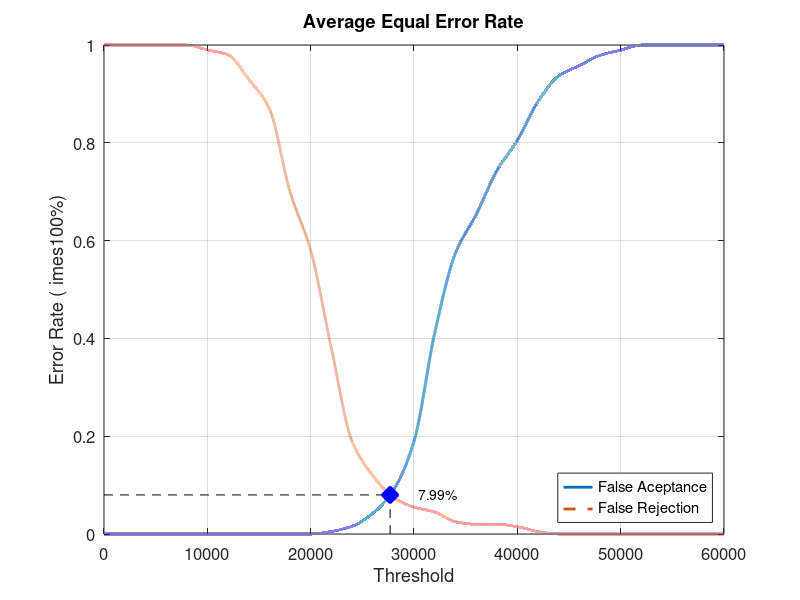
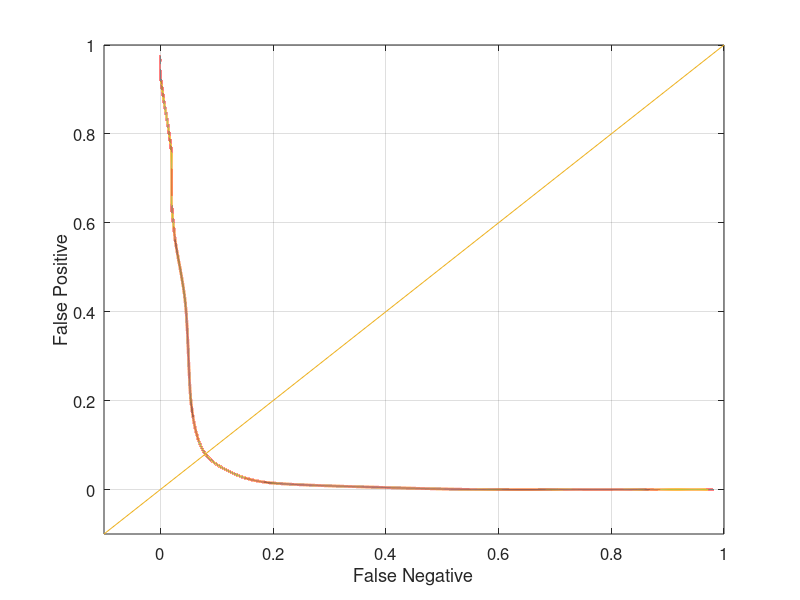

Recreate these plots in MATLAB, in order.
close all;
clear;
clc;
x = 0:2000:60000;
xq = 0:0.5:60000;

y0 = [0 0 0 0 0 0 0 0 0 0 0 0.00526316 0.0157895 0.0421053 0.0894737 0.189474 0.410526 0.573684 0.652632 0.742105 0.805263 0.884211 0.936842 0.957895 0.978947 0.989474 1 1 1 1 1]
yy0 = interp1(x, y0, xq, 'pchip');
y1 = [1 1 1 1 1 0.99 0.98 0.93 0.87 0.7 0.58 0.38 0.19 0.12 0.075 0.055 0.045 0.025 0.02 0.02 0.015 0.005 0 0 0 0 0 0 0 0 0]
yy1 = interp1(x, y1, xq, 'pchip');

% Calculating EER: 
y2 = abs(y0 - y1);
find(y2 == min(y2))
yy2 = abs(yy0 - yy1);
xEER = find(yy2 == min(yy2));
xEERIndex = xq(xEER) % X-axis EER
yEER = yy0(xEER) % Y-axis EER

main = figure
plot(xq, yy0,'-','LineWidth', 2);	hold on
plot(xq, yy1,'--','LineWidth', 2);	hold on
plot([xEERIndex xEERIndex], [0 yEER], 'k--');	hold on
plot([0 xEERIndex], [yEER yEER], 'k--');	hold on
plot(xEERIndex, yEER, 'bx', 'LineWidth', 10);	hold on
text(xEERIndex + 10 * xEERIndex / 100, yEER, [num2str(round((10000 * yEER)) / 100) '%'])
legend('False Aceptance', 'False Rejection', 'Location', 'SouthEast')
xlabel('Threshold')
ylabel('Error Rate (	imes100%)')
title('Average Equal Error Rate')
set(gca, 'FontSize', 12)
axis([0 60000 0 1])
grid on

print(main, 'Database5_4Main', '-dpng');
FNRxFPR = figure('Color', [1 1 1]);
plot(yy1, yy0, '-', yy1, yy0, 'LineWidth', 2);
hold on
y = -0.1:0.1:1
plot(y, y); 
set(gca, 'FontSize', 12)
xlabel('False Negative')
ylabel('False Positive')
axis([-0.1 1 -0.1 1])
set(gca, 'FontSize', 12)
grid on

print(FNRxFPR, 'Database5_4FNRxFPR','-dpng');
